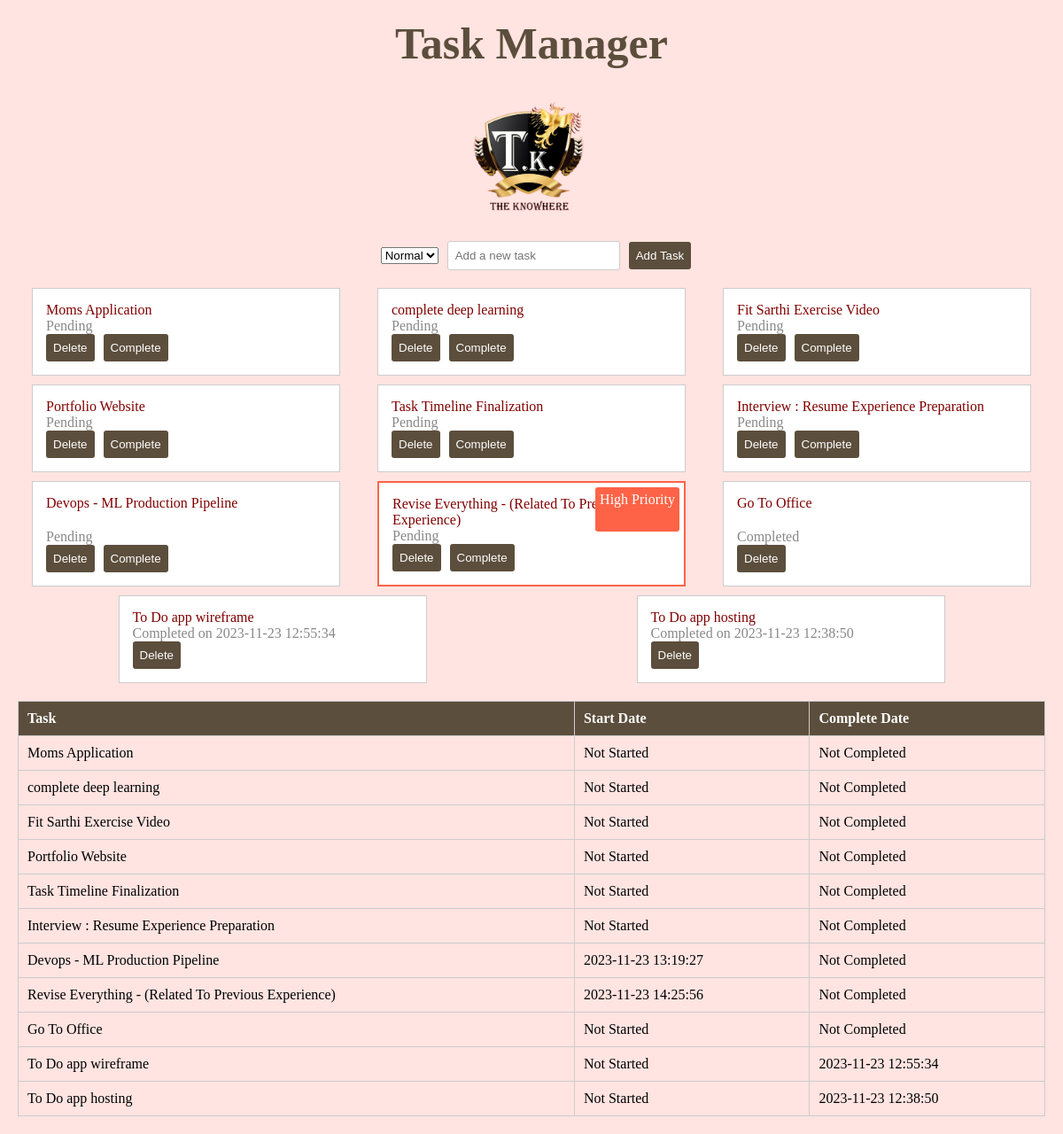
The page / on the database its author committed.
### app.py (models this page shows)
class Task(db.Model):
    id = db.Column(db.Integer, primary_key=True)
    content = db.Column(db.String(200), nullable=False)
    completed = db.Column(db.Boolean, default=False)
    start_date = db.Column(db.DateTime, default=datetime.utcnow)
    completion_date = db.Column(db.DateTime, nullable=True)
    priority = db.Column(db.String(20), default="Normal")

### app.py (the view)
@app.route('/')
def index():
    tasks = Task.query.order_by(Task.completed, Task.start_date).all()
    return render_template('index.html', tasks=tasks)

### templates/index.html (shortened to what this page needs)
<!DOCTYPE html>
<html lang="en">
<head>
    <link rel="stylesheet" href="{{ url_for('static', filename='style.css') }}">
</head>
<body>
    <div class="header">
        <div class="heading">
            <h1>Task Manager</h1>
        </div>
        <div class="logo-container">
            <img src="{{ url_for('static', filename='logo.png') }}" alt="Logo">
        </div>
    </div>
    <div class="add-task-container">
        <form action="{{ url_for('add_task') }}" method="POST">
            <select name="priority">
                <option value="Normal">Normal</option>
            </select>
            <input type="text" name="task_content" placeholder="Add a new task" required>
            <button type="submit">Add Task</button>
        </form>
    </div>
    <div class="task-container">
        {% for task in tasks %}
            <div class="task {% if task.priority == 'High' %}high-priority{% endif %}">
                <span>{{ task.content }}</span>
                <span class="status">
                    {% if task.completed %}
                        {% if task.completion_date is not none %}Completed on {{ task.completion_date.strftime('%Y-%m-%d %H:%M:%S') }}
                        {% else %}Completed{% endif %}
                    {% else %}Pending{% endif %}
                </span>
                <div class="buttons">
                    <form action="{{ url_for('delete_task', task_id=task.id) }}" method="POST">
                        <button type="submit">Delete</button>
                    </form>
                    {% if not task.completed %}
                        <form action="{{ url_for('complete_task', task_id=task.id) }}" method="POST">
                            <button type="submit">Complete</button>
                        </form>
                    {% endif %}
                </div>
                {% if task.priority == 'High' %}
                    <span class="priority-tag">High Priority</span>
                {% endif %}
            </div>
        {% endfor %}
    </div>
    <div class="table-container">
        <table>
            <thead>
                <tr>
                    <th>Task</th>
                    <th>Start Date</th>
                    <th>Complete Date</th>
                </tr>
            </thead>
            <tbody>
                {% for task in tasks %}
                    <tr>
                        <td>{{ task.content }}</td>
                        <td>
                            {% if task.start_date %}
                                {{ task.start_date.strftime('%Y-%m-%d %H:%M:%S') }}
                            {% else %}
                                Not Started
                            {% endif %}
                        </td>
                        <td>
                            {% if task.completion_date %}
                                {{ task.completion_date.strftime('%Y-%m-%d %H:%M:%S') }}
                            {% else %}
                                Not Completed
                            {% endif %}
                        </td>
                    </tr>
                {% endfor %}
            </tbody>
        </table>
    </div>
</body>
</html>

### static/style.css (style rules this page uses)
body { font-family: 'Times New Roman', serif; margin: 20px; background: #FFE4E1; }
.header { text-align: center; margin-bottom: 20px; }
.heading h1 { font-size: 50px; margin: 0; color: #5c4e3c; }
.logo-container { margin: 20px auto; text-align: center; }
.logo-container img { max-height: 150px; transition: transform 0.3s ease-in-out; }
form { display: flex; align-items: center; }
input { padding: 8px; margin-right: 10px; border: 1px solid #ccc; border-radius: 3px; }
button { padding: 8px; background-color: #5c4e3c; color: #fff; border: none; border-radius: 3px; cursor: pointer; }
.add-task-container { display: flex; flex-direction: column; align-items: center; margin-bottom: 20px; }
.add-task-container select { margin-left: 10px; margin-right: 10px; }
.add-task-container form { display: flex; justify-content: center; }
.add-task-container input { padding: 8px; margin-right: 10px; border: 1px solid #ccc; border-radius: 3px; }
.add-task-container button { padding: 8px; background-color: #5c4e3c; color: #fff; border: none; border-radius: 3px; cursor: pointer; transition: background-color 0.3s ease-in-out, color 0.3s ease-in-out; }
.task-container { display: flex; flex-wrap: wrap; gap: 10px; justify-content: space-around; color: #800000; }
.task { width: 30%; min-width: 200px; box-sizing: border-box; display: flex; flex-direction: column; background-color: #fff; border: 1px solid #ccc; padding: 15px; position: relative; transition: transform 0.3s ease-in-out; }
.task .status { color: #888; margin-top: auto; transition: color 0.3s ease-in-out; }
.task .buttons { display: flex; gap: 10px; }
.task .buttons button { background-color: #5c4e3c; color: #fff; border: none; border-radius: 3px; cursor: pointer; transition: background-color 0.3s ease-in-out, color 0.3s ease-in-out; }
.task .priority-tag { position: absolute; top: 5px; right: 5px; background-color: #ff6347; color: #fff; padding: 5px; border-radius: 3px; }
.task.high-priority { border: 2px solid #ff6347; }
.table-container { margin-top: 20px; }
table { width: 100%; border-collapse: collapse; }
th, td { border: 1px solid #ccc; padding: 10px; text-align: left; }
th { background-color: #5c4e3c; color: #fff; }
.priority-tag { position: absolute; top: 100px; bottom: 60px; right: 5px; background-color: #ff6347; color: #fff; padding: 5px; border-radius: 3px; }

### rows shown on the page
Task: content "Moms Application", completed "Pending", shows "Not Started", shows "Not Completed"
Task: content "complete deep learning", completed "Pending", shows "Not Started", shows "Not Completed"
Task: content "Fit Sarthi Exercise Video", completed "Pending", shows "Not Started", shows "Not Completed"
Task: content "Portfolio Website", completed "Pending", shows "Not Started", shows "Not Completed"
Task: content "Task Timeline Finalization", completed "Pending", shows "Not Started", shows "Not Completed"
Task: content "Interview : Resume Experience Preparation", completed "Pending", shows "Not Started", shows "Not Completed"
Task: content "Devops - ML Production Pipeline", completed "Pending", start_date "2023-11-23 13:19:27", shows "Not Completed"
Task: content "Revise Everything - (Related To Previous Experience)", completed "Pending", priority "High Priority", start_date "2023-11-23 14:25:56", shows "Not Completed"
Task: content "Go To Office", completed "Completed", shows "Not Started", shows "Not Completed"
Task: content "To Do app wireframe", completion_date "2023-11-23 12:55:34", shows "Not Started"
Task: content "To Do app hosting", completion_date "2023-11-23 12:38:50", shows "Not Started"
